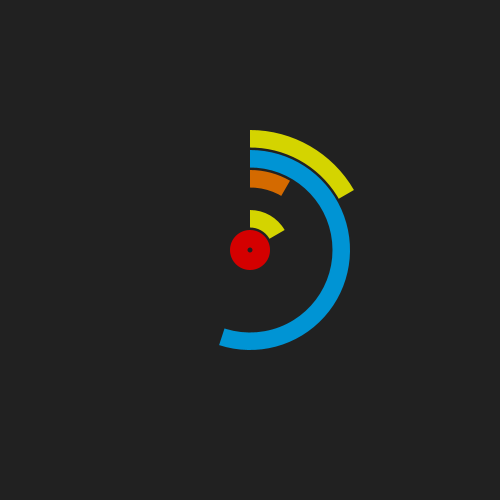
Frame 1 (no input)
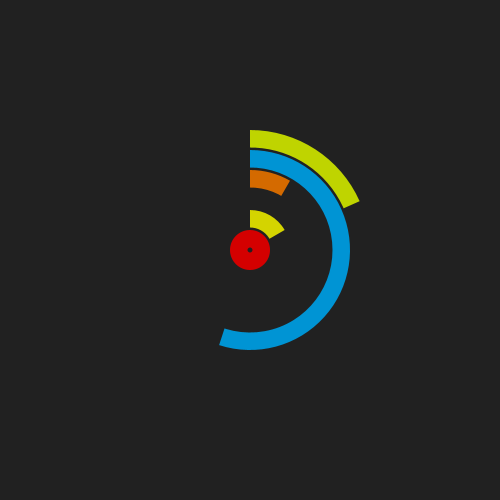
Frame 60 (the mouse pressed at the canvas centre just before this capture)
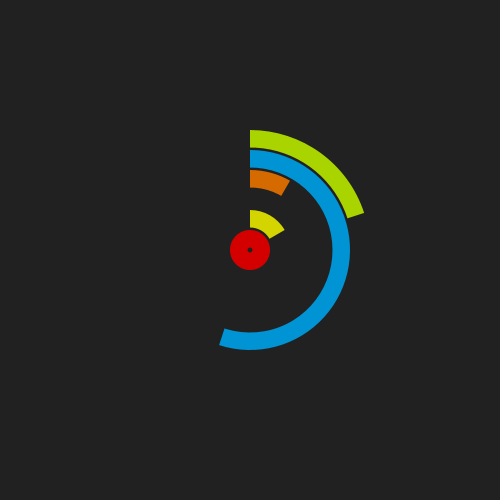
Frame 120 (the mouse held since frame 60 and released just before this capture)

The Processing sketch that drew these frames (run headless with seeded random() and noise(); from frame 60 on, the mouse is pressed at the canvas centre):

// Processing sketch: processing_92760
// ── processing_92760.pde

/*
Minimalistic PolarClock, by @ramayac
*/
int mo, w, d, h, m, s, largo, step, ini;

void setup (){
    size (500,500);
    background (#212121);
    colorMode(HSB, 60);
    noStroke();
    step = 35;
    ini = -90;
    smooth();
}
 
void draw() {
    background (#212121);
    s = second ();  m = minute (); h = hour (); d = day(); mo = month();
    
    arco(240, s);
    arco(200, m);
    arco(160, (h/2)*5);
    
    arco(80, d*2);
    arco(40, mo*5);
}

void arco(int posicion, int largo){
    float r = radians(largo*6+ini);
    fill(largo, 60, 50);
    arc(width/2, height/2, posicion, posicion, radians(ini), r);
    fill(#212121);
    arc(width/2, height/2, posicion-step, posicion-step, radians(ini-1), r+1);//+1 hack :)
}
